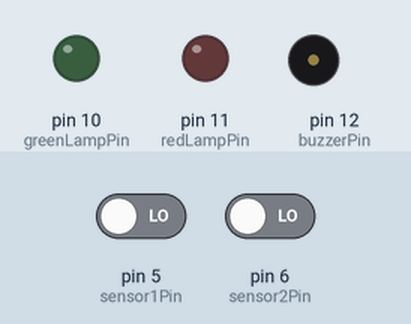
Bench run of a sketch on a simulated Arduino Uno, built with avr-gcc and run on an emulated ATmega328P. Parts: output pins drawn as LEDs (lit = HIGH), buzzer (waves = sounding). Dashed ring = blinking. Inputs (shaded band) come from the test bench; at power-on: pin 5 (sensor1Pin) LOW, pin 6 (sensor2Pin) LOW.

Above: at 1.2 s.
1.3 s: pin 5 (sensor1Pin) driven HIGH
At 1.42 s:
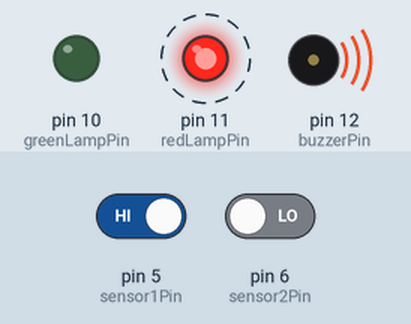
4.3 s: pin 6 (sensor2Pin) driven HIGH
At 7.5 s:
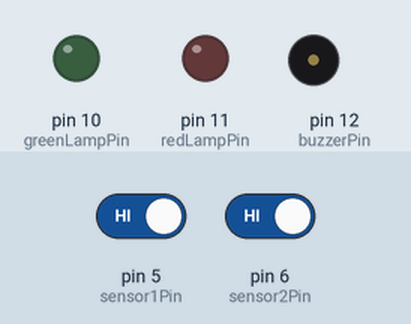
Timing chart, 0 to 9.0 s (numbered marks = the images above; inputs shaded):
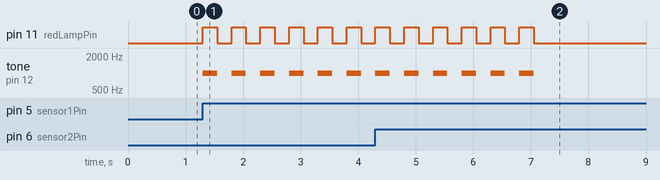

The sketch:

lampu_ub_final.ino
```cpp
/*
====================================================
                 PROGRAM LAMPU UB
====================================================

Sensor Tangan 1  -> Pin 5
Sensor Tangan 2  -> Pin 6

Lampu Hijau      -> Pin 10
Lampu Merah      -> Pin 11

Buzzer           -> Pin 12

====================================================
LOGIKA OUTPUT
====================================================

Lampu Hijau ON   -> Pin 10 HIGH
Lampu Merah ON   -> Pin 11 HIGH

Semua Lampu OFF  -> Pin 10 LOW
                    Pin 11 LOW

====================================================
ALUR PROGRAM
====================================================

1. Salah satu sensor aktif:
   - Lampu merah berkedip
   - Buzzer bunyi 2Hz
   - Timer 3 detik dimulai

2. Jika sensor kedua tidak aktif
   dalam 3 detik:
   - Semua mati
   - Kembali idle

3. Jika sensor kedua aktif
   dalam 3 detik:
   - Lampu merah mati
   - Lampu hijau menyala
   - Buzzer 100Hz
   - Tahan 3 detik

4. Setelah 3 detik:
   - Semua mati
   - Kembali idle

====================================================
CATATAN
====================================================

- Sensor hanya impuls (trigger)
- Tidak perlu di-hold
- Sensor XKC-Y25-T12V:
  HIGH = mendeteksi

====================================================
*/

const int sensor1Pin = 5;
const int sensor2Pin = 6;

const int greenLampPin = 10;
const int redLampPin   = 11;

const int buzzerPin = 12;

// ====================================================
// STATE MACHINE
// ====================================================

enum State {
  IDLE,
  WAIT_SECOND_SENSOR,
  SUCCESS
};

State currentState = IDLE;

// ====================================================
// TIMER
// ====================================================

unsigned long stateStartTime = 0;
unsigned long blinkTimer = 0;

bool blinkState = false;

// Menyimpan sensor pertama
int firstSensor = 0;

// Untuk deteksi impuls
bool lastSensor1 = LOW;
bool lastSensor2 = LOW;

// ====================================================
// SETUP
// ====================================================

void setup() {

  pinMode(sensor1Pin, INPUT);
  pinMode(sensor2Pin, INPUT);

  pinMode(greenLampPin, OUTPUT);
  pinMode(redLampPin, OUTPUT);

  pinMode(buzzerPin, OUTPUT);

  allOff();
}

// ====================================================
// LOOP
// ====================================================

void loop() {

  bool sensor1 = digitalRead(sensor1Pin);
  bool sensor2 = digitalRead(sensor2Pin);

  // Deteksi rising edge (impuls)
  bool sensor1Trigger = (sensor1 == HIGH && lastSensor1 == LOW);
  bool sensor2Trigger = (sensor2 == HIGH && lastSensor2 == LOW);

  // Simpan status sebelumnya
  lastSensor1 = sensor1;
  lastSensor2 = sensor2;

  switch (currentState) {

    // ==================================================
    // KONDISI AWAL
    // ==================================================
    case IDLE:

      // Sensor 1 trigger
      if (sensor1Trigger) {

        firstSensor = 1;

        currentState = WAIT_SECOND_SENSOR;

        stateStartTime = millis();
      }

      // Sensor 2 trigger
      else if (sensor2Trigger) {

        firstSensor = 2;

        currentState = WAIT_SECOND_SENSOR;

        stateStartTime = millis();
      }

      break;

    // ==================================================
    // MENUNGGU SENSOR KE-2
    // ==================================================
    case WAIT_SECOND_SENSOR:

      redBlink();
      buzzer2Hz();

      // Jika sensor kedua terdeteksi
      if (
        (firstSensor == 1 && sensor2Trigger) ||
        (firstSensor == 2 && sensor1Trigger)
      ) {

        currentState = SUCCESS;

        stateStartTime = millis();

        redLampOff();
        greenLampOn();

        tone(buzzerPin, 100); // 100Hz
      }

      // Timeout 3 detik
      if (millis() - stateStartTime >= 3000) {

        allOff();

        currentState = IDLE;
      }

      break;

    // ==================================================
    // KONDISI SUKSES
    // ==================================================
    case SUCCESS:

      // Tahan 3 detik
      if (millis() - stateStartTime >= 3000) {

        allOff();

        currentState = IDLE;
      }

      break;
  }
}

// ====================================================
// FUNGSI LAMPU
// ====================================================

void greenLampOn() {
  digitalWrite(greenLampPin, HIGH);
}

void greenLampOff() {
  digitalWrite(greenLampPin, LOW);
}

void redLampOn() {
  digitalWrite(redLampPin, HIGH);
}

void redLampOff() {
  digitalWrite(redLampPin, LOW);
}

// ====================================================
// SEMUA OFF
// ====================================================

void allOff() {

  greenLampOff();
  redLampOff();

  noTone(buzzerPin);
}

// ====================================================
// BLINK LAMPU MERAH
// ====================================================

void redBlink() {

  // 2Hz -> toggle tiap 250ms

  if (millis() - blinkTimer >= 250) {

    blinkTimer = millis();

    blinkState = !blinkState;

    if (blinkState) {
      redLampOn();
    }
    else {
      redLampOff();
    }
  }
}

// ====================================================
// BUZZER 2Hz
// ====================================================

void buzzer2Hz() {

  if (blinkState) {
    tone(buzzerPin, 1000);
  }
  else {
    noTone(buzzerPin);
  }
}
```

Measured:
- after the input at 1.3 s, pin 11 (redLampPin): alternates HIGH for 0.25 s and LOW for 0.25 s, starting at once; tone on pin 12 (buzzerPin): alternates 1000 Hz for 0.25 s and silent for 0.25 s, starting at once
- after the input at 4.3 s, pin 11 (redLampPin): alternates HIGH for 0.25 s and LOW for 0.25 s, 12 changes in all, then stays LOW, starting at once; tone on pin 12 (buzzerPin): alternates 1000 Hz for 0.25 s and silent for 0.25 s, 12 changes in all, then stays silent, starting at once
